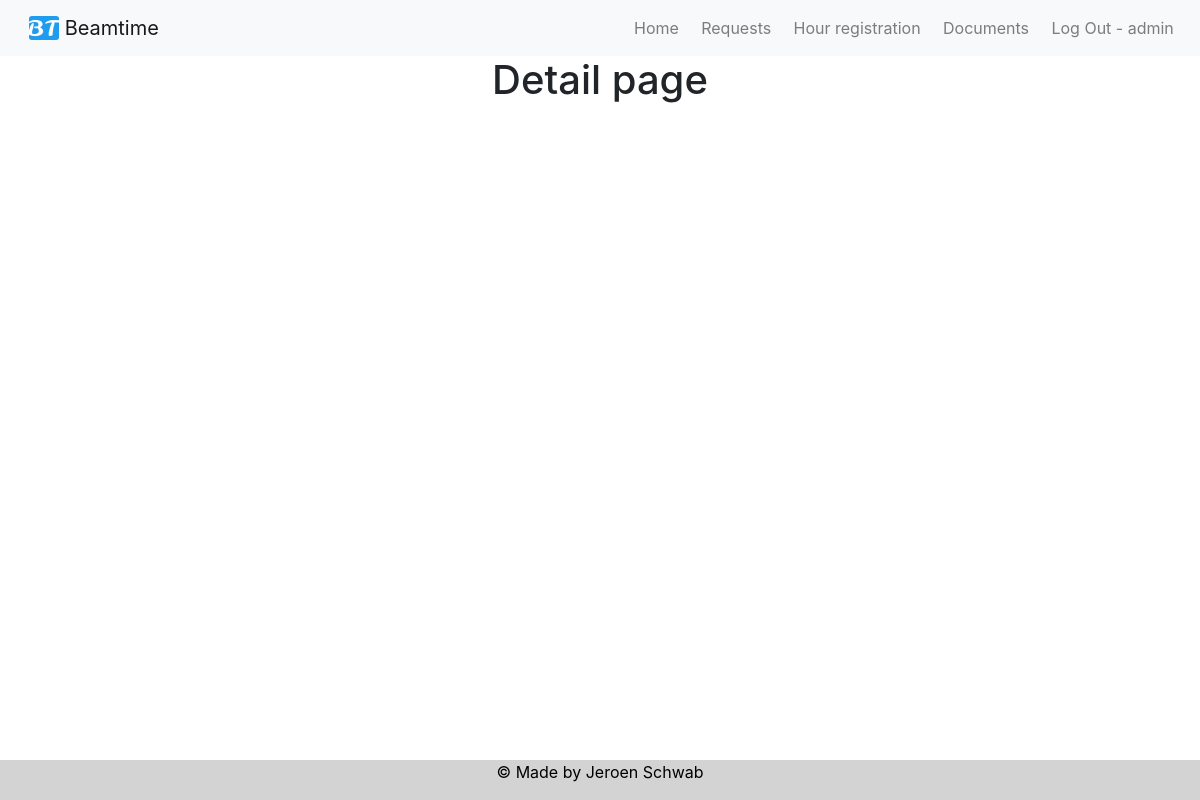
Before: /beamrequest/blaad/detail/ (signed in) with the older database file.
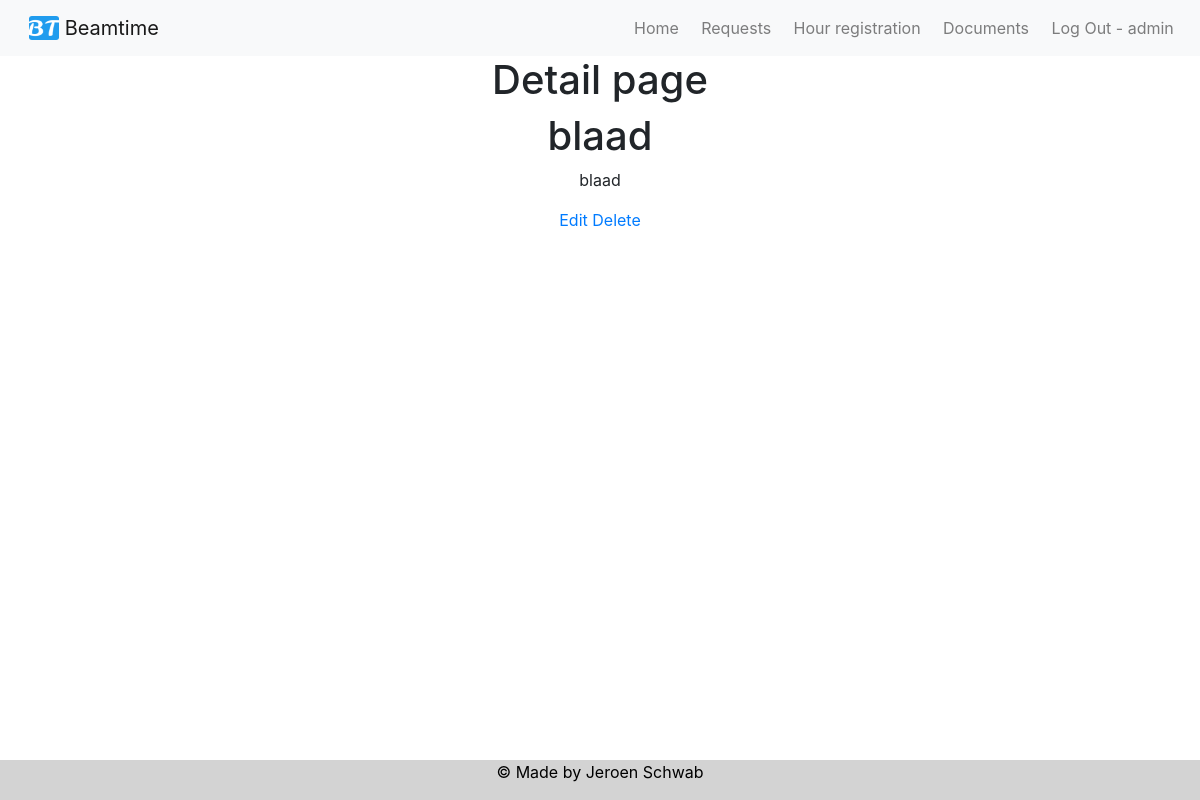
After: the same page with the newer database file.
### beamrequest/models.py (models this page shows, shortened)
class CreateBeamRequestModel(models.Model):
	SELECT		= 'Select'
	REQUEST		= 'Request'
	TENTATIVE	= 'Tentavive'
	ACCEPTED	= 'Accepted'
	CONFIRMED	= 'Confirmed'
	CANCELLED	= 'Cancelled'
	COMPLETED	= 'Completed'
	QUEUED		= 'Queued'
	STATUS_CHOICES = [
		(SELECT, ('Select an option')),
		(REQUEST, ('Request')),
		(TENTATIVE, ('Tentative')),
		(ACCEPTED,  ('Accepted')),
		(CONFIRMED, ('Confirmed')),
		(CANCELLED, ('Cancelled')),
		(COMPLETED, ('Completed')),
		(QUEUED, ('Queued')),
	]
	DIFBEAMS_CHOICES = [tuple([x,x]) for x in range(1,5)]
	SHIFTS_CHOICES = [tuple([x,x]) for x in range(1,17)]
	Project_Code = models.CharField(unique=True, max_length=20, blank = True)
	Pac_Rate = models.CharField(max_length=10, blank = True)
	Partrec_Contact_Name = models.CharField(max_length=50, blank = True)
	Partrec_Contact_Email = models.EmailField(blank = True)
	Previous_Experiment = models.CharField(max_length=200, blank = True)
	Status = models.CharField(max_length=25, choices=STATUS_CHOICES, default='SELECT')
	Project_Title = models.CharField(max_length=100, blank = True)
	Spokesperson_Name = models.CharField(max_length=50, blank = True)
	Spokesperson_Adress = models.CharField(max_length=50, blank = True)
	Spokesperson_Phonenumber = models.CharField(max_length=20, blank = True)
	Spokesperson_Email = models.EmailField(blank = True)
	Collaborator_Name = models.TextField(blank = True)
	Collaborator_Nationality = models.TextField(blank = True)
	Collaborator_Home_Institute = models.TextField(blank = True)
	Different_Beams = models.IntegerField(choices=DIFBEAMS_CHOICES, default='1')
	Beam_Note = models.TextField(blank = True)
	Hours = models.IntegerField(default='1')
	Ion_Species = models.ForeignKey(IonSpecies, on_delete=models.CASCADE, blank = True, null=True)
	Energy = ChainedForeignKey(Energys, chained_field="Ion_Species", chained_model_field="Ion_Species",	show_all=False,	auto_choose=True, blank = True, null=True)
	Flux = models.CharField(max_length=50, blank = True, null = True)
	Start_Date = models.DateTimeField(blank = True, null=True)
	End_Date = models.DateTimeField(blank = True, null=True)
	Requiered_Equipment = models.TextField(blank = True)
	Special_Requirements = models.TextField(blank = True)
	Special_Safety_Procedures = models.TextField(blank = True)
	Lab_Support_Requirements = models.TextField(blank = True)
	Funded = models.TextField(blank = True)
	Summary = models.TextField(blank = True)

### beamrequest/views.py (the view)
# urls.py: path('<str:Project_Code>/detail/', beam_request_detail_page, name='detail'),
@staff_member_required
def beam_request_detail_page(request, Project_Code):
    page_title = 'Detail page'
    qs = CreateBeamRequestModel.objects.filter(Project_Code = Project_Code)
    template_name = 'request/detail.html'
    context = {'title': page_title, 'object_list': qs}
    return render(request, template_name, context)

### templates/request/detail.html
{% extends "base.html" %}
{% block content %}
{% for object in object_list %}
<h1>{{ object.Project_Code }}</h1>
<p>{{ object.Project_Title }}</p>
		<a href='/beamrequest/{{object.Project_Code}}/update/'>Edit</a>
		<a href='/beamrequest/{{object.Project_Code}}/delete/'>Delete</a>
{% endfor %}
{% endblock %}

### templates/base.html (shortened to what this page needs)
<!doctype html>
{% load static %}
<html lang="en">
  <head>
    {% load bootstrap4 %}
    {% bootstrap_css %}
    <link href="https://cdnjs.cloudflare.com/ajax/libs/bootstrap-datetimepicker/4.17.47/css/bootstrap-datetimepicker.css" type="text/css" media="all" rel="stylesheet">
    <link href="/static/bootstrap_datepicker_plus/css/datepicker-widget.css" type="text/css" media="all" rel="stylesheet">
    <link rel="stylesheet" type="text/css" href="{% static '/css/style.css' %}" media="screen"/>
  </head>
  <body>
    {% include 'navbar_main.html' %}
  	<div class='container-fluid'>
  		<div class='row'>
  			<div class='col-8 mx-auto'>
    			 <center>
			     <h1>{{title}}</h1>
			     {% block content %}
			     {% endblock %}
			     </center>
    		</div>
		  </div>
    </div>
  {% include 'footer.html' %}
  </body>
</html>

### templates/navbar_main.html (shortened to what this page needs)
{% load static %}
<nav class="navbar navbar-expand-lg navbar-light bg-light">
  <div class="container-fluid">
    <a class="navbar-brand">
     <img src="{% static '/img/favicon.ico' %}" alt="" width="30" height="24" class="d-inline-block align-text-top">
     Beamtime
    </a>
    <div class="collapse navbar-collapse" id="navbarSupportedContent">
      <ul class="navbar-nav me-auto mb-2 mb-lg-0 ml-auto">
        <li class="nav-item">
          <a class="nav-link" href="/">Home</a>
        </li>
        {% if user.is_authenticated %}
          <li class="nav-item">
            <a class="nav-link" href="/beamrequest/home">Requests</a>
          </li>
          <li class="nav-item">
            <a class="nav-link" href="/hours/home">Hour registration</a>
          </li>
          <li class="nav-item">
            <a class="nav-link" href="/documentation/home">Documents</a>
          </li>
          <li class="nav-item">
            <a class="nav-link" href="{% url 'logout' %}">Log Out - {{ user.username }}</a>
          </li>
        </ul>
        {% else %}
          <li class="nav-item">
            <a class="nav-link" href="{% url 'login' %}">Log In</a>
          </li>
        {% endif %}
    </div>
  </div>
</nav>

### templates/footer.html
  <footer>
    <div class="footer">
      <center><p> &copy; Made by Jeroen Schwab </p></center>
    </div>
  </footer>

### static/css/style.css (style rules this page uses)
@media only screen and (min-width: 960px) { .navbar .navbar-nav .nav-link { padding: 1em 0.7em; } }
@media only screen and (min-width: 960px) { .navbar { padding: 0; } }
@media only screen and (min-width: 960px) { .navbar .navbar-brand { padding: 0 0.7em; } }
.navbar .navbar-nav .nav-link { position: relative; }
.navbar .navbar-nav .nav-link::after { position: absolute; bottom: 0; left: 0; right: 0; margin: auto; background-color: #000000; color: transparent; width: 0%; content: ''; height: 3px; transition: all 0.5s; }

### templates/base.html (style rules this page uses)
.footer { position: fixed; left: 0; bottom: 0; width: 100%; background-color: lightgray; color: black; text-align: center; }

Changed rows visible on the page:
added CreateBeamRequestModel: Project_Code "blaad", Project_Title "blaad"
